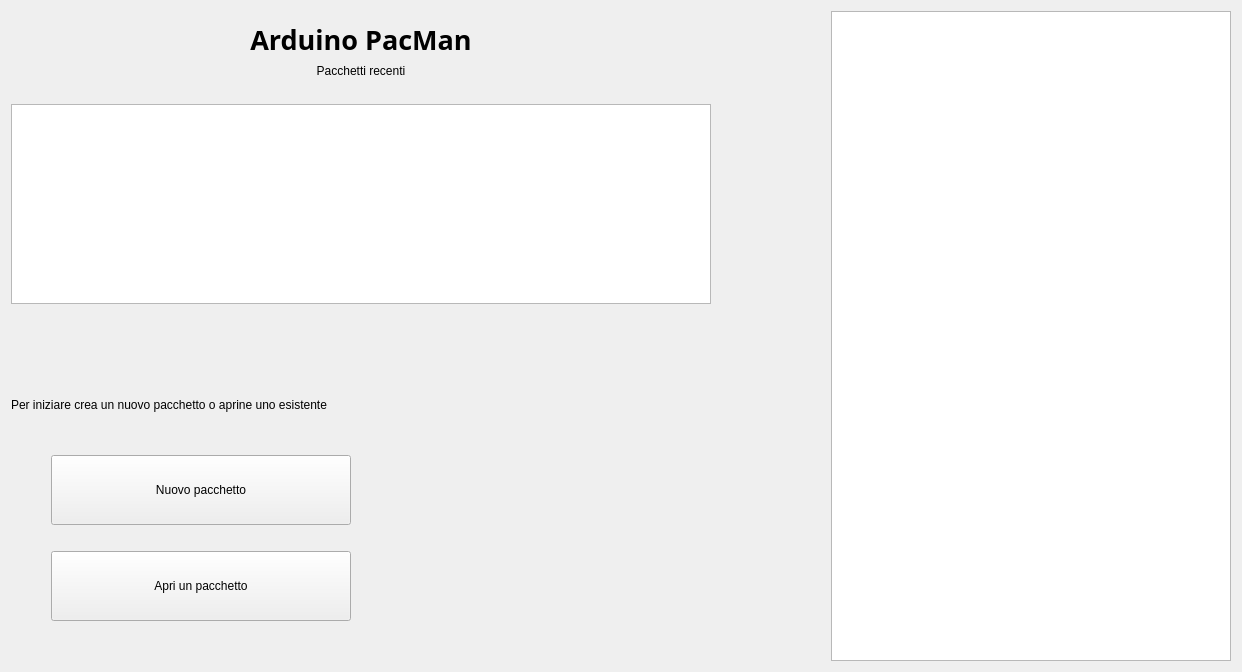
<?xml version="1.0" encoding="UTF-8"?>
<ui version="4.0">
 <class>HomePage</class>
 <widget class="QWidget" name="HomePage">
  <property name="geometry">
   <rect>
    <x>0</x>
    <y>0</y>
    <width>1242</width>
    <height>672</height>
   </rect>
  </property>
  <property name="windowTitle">
   <string>Form</string>
  </property>
  <layout class="QHBoxLayout" name="horizontalLayout_5">
   <item>
    <layout class="QHBoxLayout" name="horizontalLayout_4">
     <item>
      <layout class="QVBoxLayout" name="verticalLayout_2">
       <property name="sizeConstraint">
        <enum>QLayout::SetDefaultConstraint</enum>
       </property>
       <item>
        <spacer name="verticalSpacer_6">
         <property name="orientation">
          <enum>Qt::Vertical</enum>
         </property>
         <property name="sizeType">
          <enum>QSizePolicy::Fixed</enum>
         </property>
         <property name="sizeHint" stdset="0">
          <size>
           <width>20</width>
           <height>10</height>
          </size>
         </property>
        </spacer>
       </item>
       <item>
        <widget class="QLabel" name="label">
         <property name="font">
          <font>
           <family>Suruma</family>
           <pointsize>20</pointsize>
           <weight>75</weight>
           <bold>true</bold>
          </font>
         </property>
         <property name="text">
          <string>Arduino PacMan</string>
         </property>
         <property name="alignment">
          <set>Qt::AlignCenter</set>
         </property>
        </widget>
       </item>
       <item>
        <widget class="QLabel" name="label_3">
         <property name="text">
          <string>Pacchetti recenti</string>
         </property>
         <property name="alignment">
          <set>Qt::AlignCenter</set>
         </property>
         <property name="wordWrap">
          <bool>false</bool>
         </property>
         <property name="margin">
          <number>2</number>
         </property>
        </widget>
       </item>
       <item>
        <spacer name="verticalSpacer_3">
         <property name="orientation">
          <enum>Qt::Vertical</enum>
         </property>
         <property name="sizeType">
          <enum>QSizePolicy::Fixed</enum>
         </property>
         <property name="sizeHint" stdset="0">
          <size>
           <width>20</width>
           <height>20</height>
          </size>
         </property>
        </spacer>
       </item>
       <item>
        <widget class="QListWidget" name="recentsView">
         <property name="sizePolicy">
          <sizepolicy hsizetype="Expanding" vsizetype="Expanding">
           <horstretch>0</horstretch>
           <verstretch>0</verstretch>
          </sizepolicy>
         </property>
         <property name="minimumSize">
          <size>
           <width>700</width>
           <height>200</height>
          </size>
         </property>
         <property name="baseSize">
          <size>
           <width>300</width>
           <height>0</height>
          </size>
         </property>
         <property name="spacing">
          <number>2</number>
         </property>
        </widget>
       </item>
       <item>
        <spacer name="verticalSpacer">
         <property name="orientation">
          <enum>Qt::Vertical</enum>
         </property>
         <property name="sizeType">
          <enum>QSizePolicy::MinimumExpanding</enum>
         </property>
         <property name="sizeHint" stdset="0">
          <size>
           <width>13</width>
           <height>13</height>
          </size>
         </property>
        </spacer>
       </item>
       <item>
        <widget class="QLabel" name="label_2">
         <property name="sizePolicy">
          <sizepolicy hsizetype="Expanding" vsizetype="Expanding">
           <horstretch>0</horstretch>
           <verstretch>0</verstretch>
          </sizepolicy>
         </property>
         <property name="text">
          <string>Per iniziare crea un nuovo pacchetto o aprine uno esistente</string>
         </property>
        </widget>
       </item>
       <item>
        <spacer name="verticalSpacer_5">
         <property name="orientation">
          <enum>Qt::Vertical</enum>
         </property>
         <property name="sizeType">
          <enum>QSizePolicy::Fixed</enum>
         </property>
         <property name="sizeHint" stdset="0">
          <size>
           <width>20</width>
           <height>13</height>
          </size>
         </property>
        </spacer>
       </item>
       <item>
        <layout class="QVBoxLayout" name="verticalLayout">
         <item>
          <layout class="QHBoxLayout" name="horizontalLayout_2">
           <property name="sizeConstraint">
            <enum>QLayout::SetDefaultConstraint</enum>
           </property>
           <item>
            <spacer name="horizontalSpacer">
             <property name="orientation">
              <enum>Qt::Horizontal</enum>
             </property>
             <property name="sizeType">
              <enum>QSizePolicy::Fixed</enum>
             </property>
             <property name="sizeHint" stdset="0">
              <size>
               <width>40</width>
               <height>30</height>
              </size>
             </property>
            </spacer>
           </item>
           <item>
            <widget class="QPushButton" name="newPackage">
             <property name="sizePolicy">
              <sizepolicy hsizetype="Expanding" vsizetype="Expanding">
               <horstretch>0</horstretch>
               <verstretch>0</verstretch>
              </sizepolicy>
             </property>
             <property name="minimumSize">
              <size>
               <width>0</width>
               <height>70</height>
              </size>
             </property>
             <property name="maximumSize">
              <size>
               <width>300</width>
               <height>70</height>
              </size>
             </property>
             <property name="text">
              <string>Nuovo pacchetto</string>
             </property>
            </widget>
           </item>
           <item>
            <spacer name="horizontalSpacer_2">
             <property name="orientation">
              <enum>Qt::Horizontal</enum>
             </property>
             <property name="sizeType">
              <enum>QSizePolicy::MinimumExpanding</enum>
             </property>
             <property name="sizeHint" stdset="0">
              <size>
               <width>50</width>
               <height>20</height>
              </size>
             </property>
            </spacer>
           </item>
          </layout>
         </item>
         <item>
          <spacer name="verticalSpacer_4">
           <property name="orientation">
            <enum>Qt::Vertical</enum>
           </property>
           <property name="sizeType">
            <enum>QSizePolicy::Fixed</enum>
           </property>
           <property name="sizeHint" stdset="0">
            <size>
             <width>20</width>
             <height>20</height>
            </size>
           </property>
          </spacer>
         </item>
         <item>
          <layout class="QHBoxLayout" name="horizontalLayout_3">
           <property name="sizeConstraint">
            <enum>QLayout::SetDefaultConstraint</enum>
           </property>
           <item>
            <spacer name="horizontalSpacer_3">
             <property name="orientation">
              <enum>Qt::Horizontal</enum>
             </property>
             <property name="sizeType">
              <enum>QSizePolicy::Fixed</enum>
             </property>
             <property name="sizeHint" stdset="0">
              <size>
               <width>40</width>
               <height>20</height>
              </size>
             </property>
            </spacer>
           </item>
           <item>
            <widget class="QPushButton" name="openPackage">
             <property name="sizePolicy">
              <sizepolicy hsizetype="Expanding" vsizetype="Expanding">
               <horstretch>0</horstretch>
               <verstretch>0</verstretch>
              </sizepolicy>
             </property>
             <property name="minimumSize">
              <size>
               <width>0</width>
               <height>70</height>
              </size>
             </property>
             <property name="maximumSize">
              <size>
               <width>300</width>
               <height>70</height>
              </size>
             </property>
             <property name="text">
              <string>Apri un pacchetto</string>
             </property>
            </widget>
           </item>
           <item>
            <spacer name="horizontalSpacer_5">
             <property name="orientation">
              <enum>Qt::Horizontal</enum>
             </property>
             <property name="sizeType">
              <enum>QSizePolicy::MinimumExpanding</enum>
             </property>
             <property name="sizeHint" stdset="0">
              <size>
               <width>50</width>
               <height>20</height>
              </size>
             </property>
            </spacer>
           </item>
          </layout>
         </item>
         <item>
          <spacer name="verticalSpacer_2">
           <property name="orientation">
            <enum>Qt::Vertical</enum>
           </property>
           <property name="sizeType">
            <enum>QSizePolicy::Expanding</enum>
           </property>
           <property name="sizeHint" stdset="0">
            <size>
             <width>20</width>
             <height>40</height>
            </size>
           </property>
          </spacer>
         </item>
        </layout>
       </item>
      </layout>
     </item>
     <item>
      <spacer name="horizontalSpacer_4">
       <property name="orientation">
        <enum>Qt::Horizontal</enum>
       </property>
       <property name="sizeType">
        <enum>QSizePolicy::MinimumExpanding</enum>
       </property>
       <property name="sizeHint" stdset="0">
        <size>
         <width>40</width>
         <height>30</height>
        </size>
       </property>
      </spacer>
     </item>
     <item>
      <widget class="QTextBrowser" name="newsInfoBrowser">
       <property name="minimumSize">
        <size>
         <width>400</width>
         <height>200</height>
        </size>
       </property>
       <property name="maximumSize">
        <size>
         <width>400</width>
         <height>16777215</height>
        </size>
       </property>
      </widget>
     </item>
    </layout>
   </item>
  </layout>
 </widget>
 <resources/>
 <connections/>
</ui>
